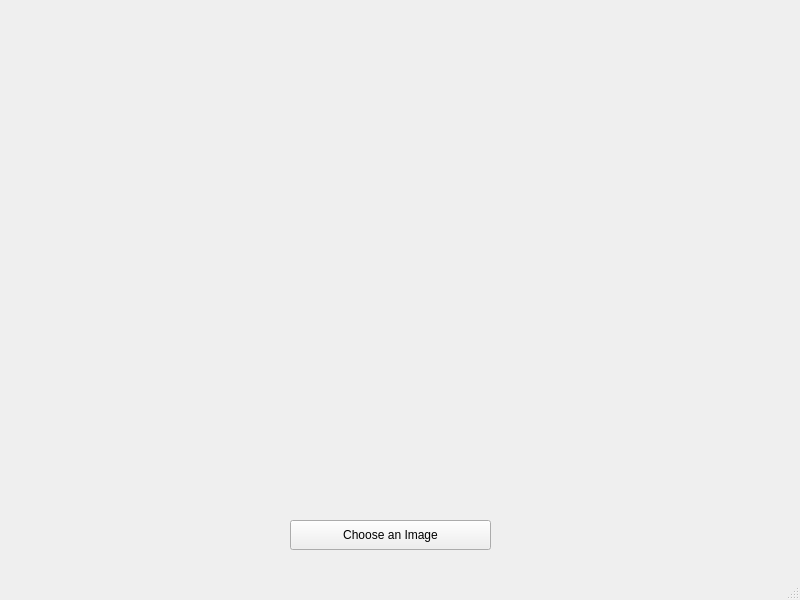
<?xml version="1.0" encoding="UTF-8"?>
<ui version="4.0">
 <class>MainWindow</class>
 <widget class="QMainWindow" name="MainWindow">
  <property name="geometry">
   <rect>
    <x>0</x>
    <y>0</y>
    <width>800</width>
    <height>600</height>
   </rect>
  </property>
  <property name="windowTitle">
   <string>MainWindow</string>
  </property>
  <widget class="QWidget" name="centralwidget">
   <widget class="QPushButton" name="btn_image">
    <property name="geometry">
     <rect>
      <x>290</x>
      <y>520</y>
      <width>201</width>
      <height>30</height>
     </rect>
    </property>
    <property name="text">
     <string>Choose an Image</string>
    </property>
   </widget>
   <widget class="QLabel" name="label_image">
    <property name="geometry">
     <rect>
      <x>50</x>
      <y>30</y>
      <width>691</width>
      <height>461</height>
     </rect>
    </property>
    <property name="text">
     <string/>
    </property>
   </widget>
  </widget>
  <widget class="QMenuBar" name="menubar">
   <property name="geometry">
    <rect>
     <x>0</x>
     <y>0</y>
     <width>800</width>
     <height>26</height>
    </rect>
   </property>
  </widget>
  <widget class="QStatusBar" name="statusbar"/>
 </widget>
 <resources/>
 <connections/>
</ui>
